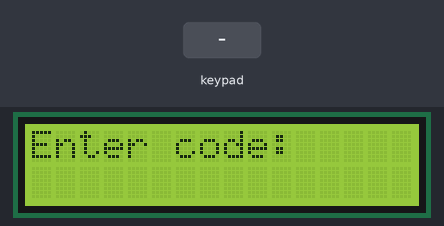
A sketch run on a simulated Arduino Uno, built with avr-gcc and run on an emulated ATmega328P. Parts: 16×2 character LCD. The inputs (shaded band) are chosen by the test bench.

Above: at 1.2 s.
1.3 s: keypad keys 1 2 3 4 5 # pressed 0.4 s apart
At 4.7 s:
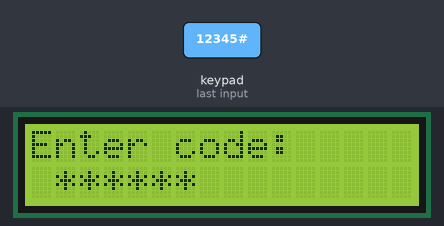
5.2 s: key '1' pressed
At 6.2 s:
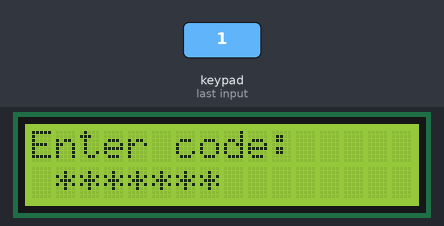
6.7 s: keypad keys 1 2 3 4 5 * pressed 0.4 s apart
At 9.0 s:
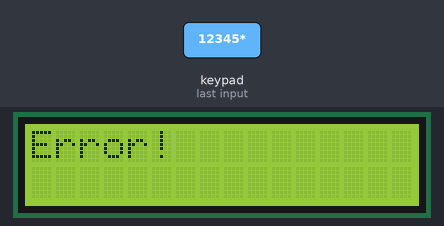
10.6 s: keypad keys 1 2 3 4 5 * pressed 0.4 s apart
At 13.0 s:
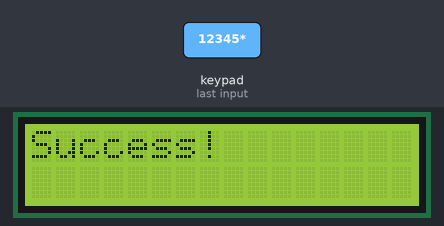
15.1 s: key '2' pressed
At 16.1 s:
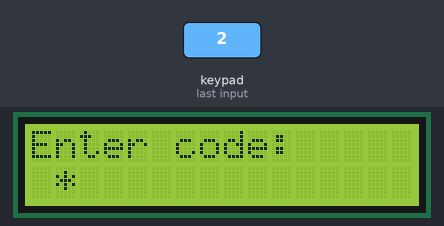
16.6 s: key '3' pressed
At 17.2 s:
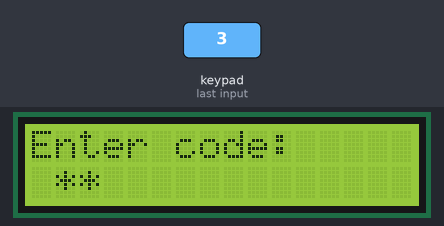
Timing chart, 0 to 19.1 s (numbered marks = the images above; inputs shaded):
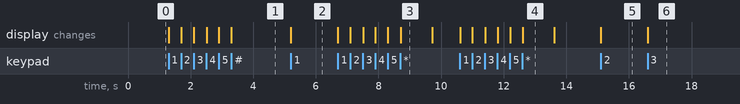

Measured:
- after the input at 1.3 s, the display: first changes at once (image 1 shows a later state)
- after the input at 5.2 s, the display: changes at once (image 2)
- after the input at 6.7 s, the display: first changes at once (image 3 shows a later state)
- after the input at 10.6 s, the display: first changes at once (image 4 shows a later state)
- after the input at 15.1 s, the display: changes at once (image 5)
- after the input at 16.6 s, the display: changes at once (image 6)
- what the display in image 3 shows lasts 1.0 s, from 8.7 s to 9.7 s

The sketch:

parallel_lcd_password.ino
```cpp
#include <LiquidCrystal.h>
#include <Keypad.h>

const byte ROWS = 4;  //define the number of rows and columns in the keypad
const byte COLS = 3;

char keys[ROWS][COLS] = {  //define the keypad matrix
  { '1', '2', '3' },
  { '4', '5', '6' },
  { '7', '8', '9' },
  { '*', '0', '#' }
};

byte rowPins[ROWS] = { 2, 3, 4, 5 };  //define the row and column pins
byte colPins[COLS] = { 6, 7, 8 };

Keypad keypad = Keypad(makeKeymap(keys), rowPins, colPins, ROWS, COLS);

LiquidCrystal lcd(A0, A1, A2, A3, A4, A5);

String inputString = "";
String comparisonString = "12345";

void setup() {
  lcd.begin(16, 2);
  lcd.print("Enter code:");

  Serial.begin(9600);
}

void loop() {
  char key = keypad.getKey();

  if (key != NO_KEY && key != '*') {
    inputString += key;
    lcd.setCursor(inputString.length(), 1);
    lcd.print("*");   //Displays asterics instead of real digits, use (key) for real digits.

  } else if (key == '*') {
    if (inputString == comparisonString) {
      lcd.clear();
      lcd.print("Success!");
      delay(1000);
      lcd.clear();
      lcd.print("Enter code:");
    } else {
      lcd.clear();
      lcd.print("Error!");
      delay(1000);
      lcd.clear();
      lcd.print("Enter code:");
    }
    inputString = "";
  }
}
```
